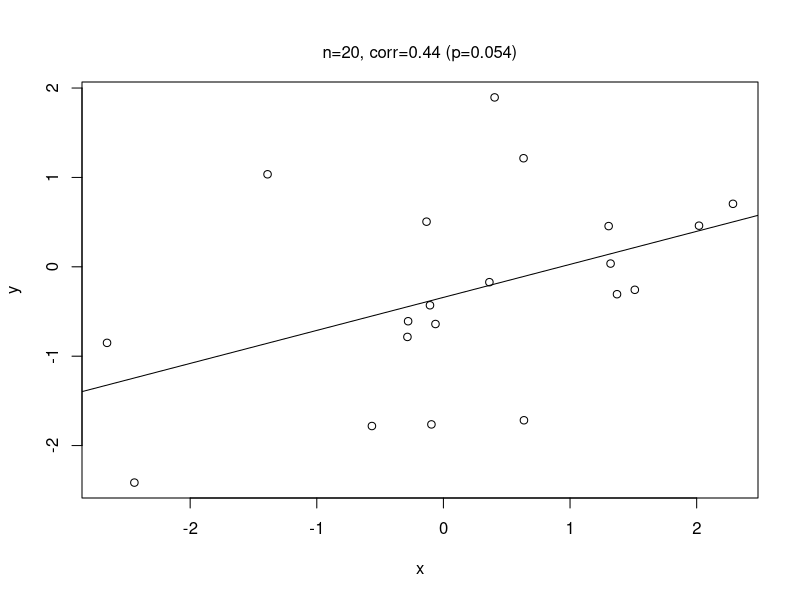
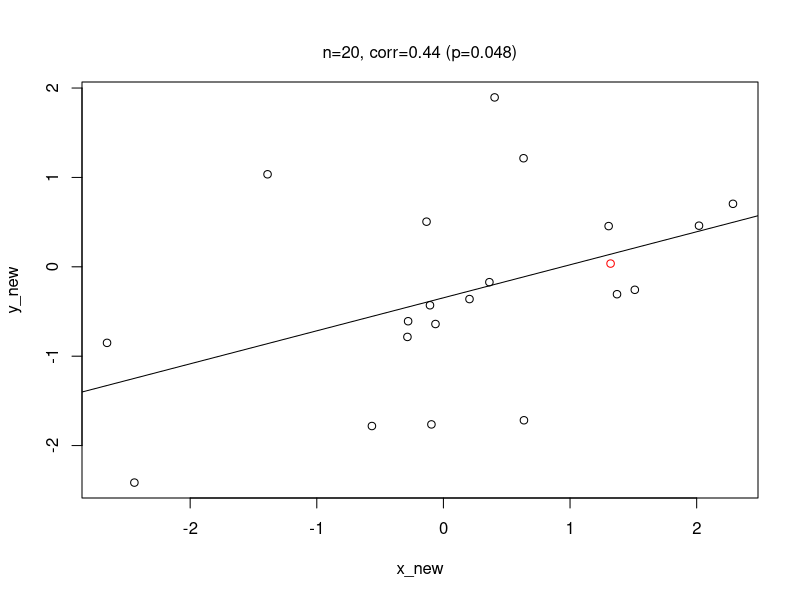
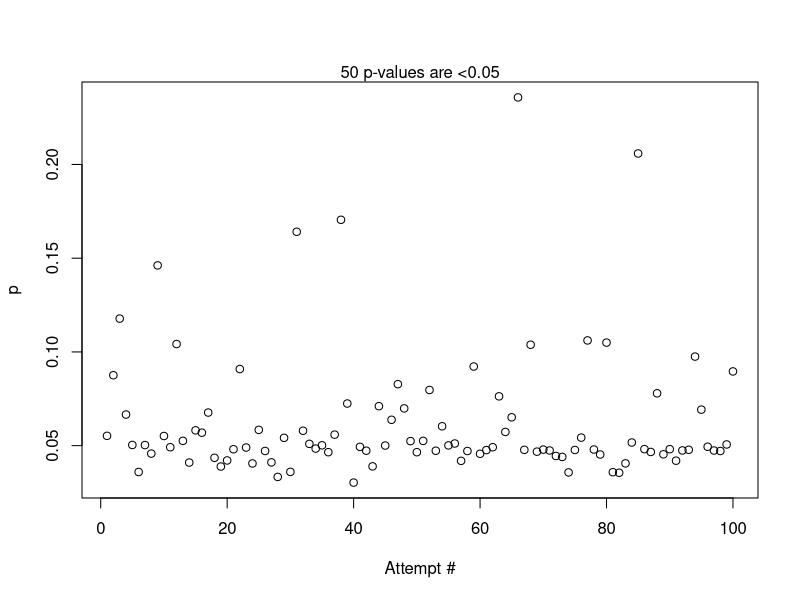
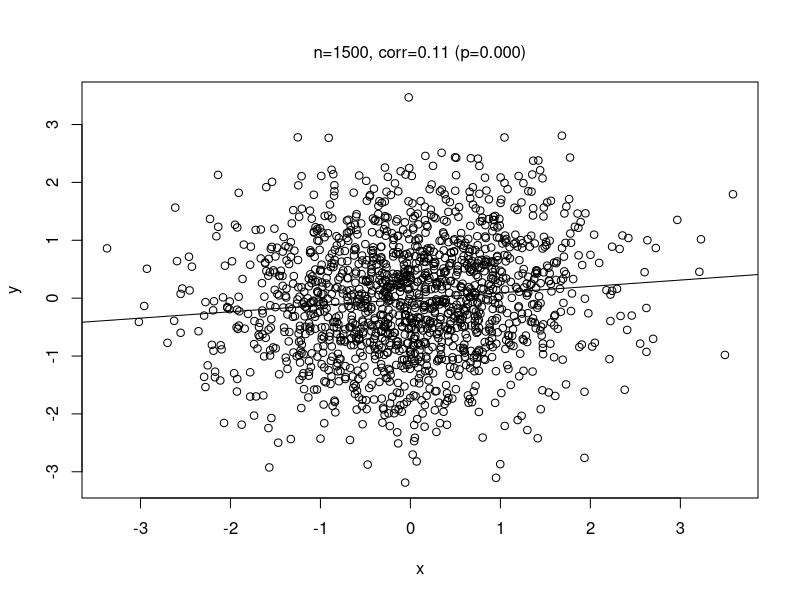
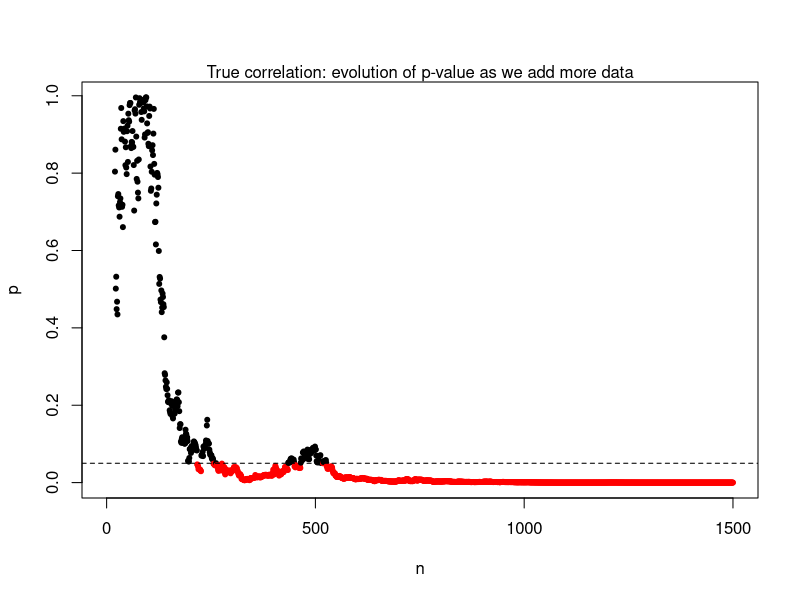
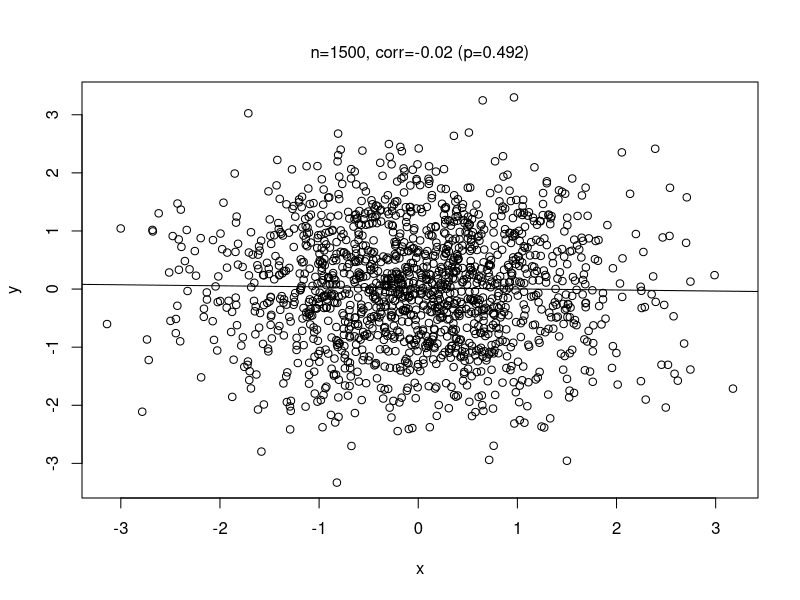
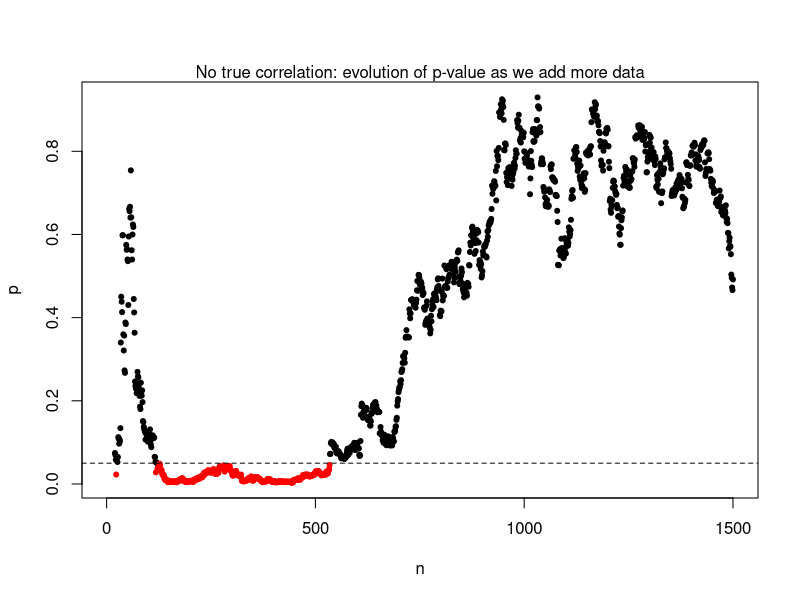

The R script that drew these images, in order:
# Generate random uncorrelated data that is close to significant
set.seed(42)

n = 20
x <- rnorm(n)
y <- rnorm(n)
result <- cor.test(x,y)
plot(x,y)
abline(lm(y~x))
mtext(sprintf("n=%d, corr=%.2f (p=%.3f)",n,result$estimate,result$p.value),side=3,line=1)

# Add one random data point: does correlation become significant?
x_new <- c(x,rnorm(1))
y_new <- c(y,rnorm(1))
result <- cor.test(x_new,y_new)
plot(x_new,y_new,col=c(rep("black",n-1), "red"))
abline(lm(y_new~x_new))
mtext(sprintf("n=%d, corr=%.2f (p=%.3f)",n,result$estimate,result$p.value),side=3,line=1)

# How often does correlation become significant?
p = vector()
for (i in 1:100) {
  x_new <- c(x,rnorm(1))
  y_new <- c(y,rnorm(1))
  result <- cor.test(x_new,y_new)
  p[i] = result$p.value
}
plot(p,xlab="Attempt #")
mtext(sprintf("%d p-values are <0.05",sum(p<0.05)),side=3)

# Misconception: if there is a true effect, p-values will get smaller and smaller,
# and if there is no effect, p-values will get less and less significant

# Generate data with a true correlation
n <- 1500
x <- rnorm(n)
y <- 0.1*x+rnorm(n)

result <- cor.test(x,y)
plot(x,y)
abline(lm(y~x))
mtext(sprintf("n=%d, corr=%.2f (p=%.3f)",n,result$estimate,result$p.value),side=3,line=1)

# How does p-value evolve as we include more and more data?
p = vector()
for (i in 20:n) {
  result <- cor.test(x[1:i],y[1:i])
  p[i] <- result$p.value
}

plot(p,xlab="n",pch=20,col=ifelse(p<0.05,"red","black"))
abline(0.05,0,lty=2)
mtext(sprintf("True correlation: evolution of p-value as we add more data"),side=3)


# Generate data with no correlation
x <- rnorm(n)
y <- rnorm(n)

result <- cor.test(x,y)
plot(x,y)
abline(lm(y~x))
mtext(sprintf("n=%d, corr=%.2f (p=%.3f)",n,result$estimate,result$p.value),side=3,line=1)

# How does p-value evolve as we add more and more data?
p = vector()
for (i in 20:n) {
  result <- cor.test(x[1:i],y[1:i])
  p[i] <- result$p.value
}

plot(p,xlab="n",pch=20,col=ifelse(p<0.05,"red","black"))
abline(0.05,0,lty=2)
mtext(sprintf("No true correlation: evolution of p-value as we add more data"),side=3)

